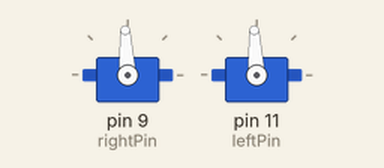
A sketch run on a simulated Arduino Uno, built with avr-gcc and run on an emulated ATmega328P. Shown: 2 × servo.

Above: at 0.1 s.
At 1.1 s:
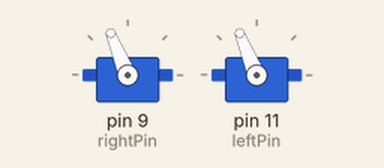
Timing chart, 0 to 2.6 s (numbered marks = the images above):
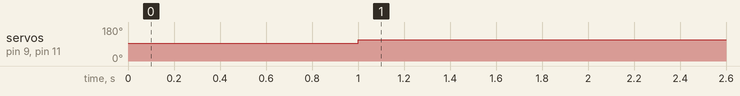

Measured:
- by itself, servo on pin 9 (rightPin), servo on pin 11 (leftPin): 93° → 112° at 1.0 s

The sketch:

motorServo.ino
```cpp
#include <Servo.h>

//motor pins
byte rightPin = 9;
byte leftPin = 11;

//motors
Servo right;
Servo left;

void setup() {
  right.attach(rightPin);
  right.writeMicroseconds(1500); //send stop signal to ESC
  left.attach(leftPin);
  left.writeMicroseconds(1500);  //send stop signal to ESC
  delay(1000);  //delay to allow the ESC to recognize the stopped signal
}

void loop() {
  int rightSignal = 1700;
  int leftSignal = 1700;

  right.writeMicroseconds(rightSignal);
  left.writeMicroseconds(leftSignal);
}
```
